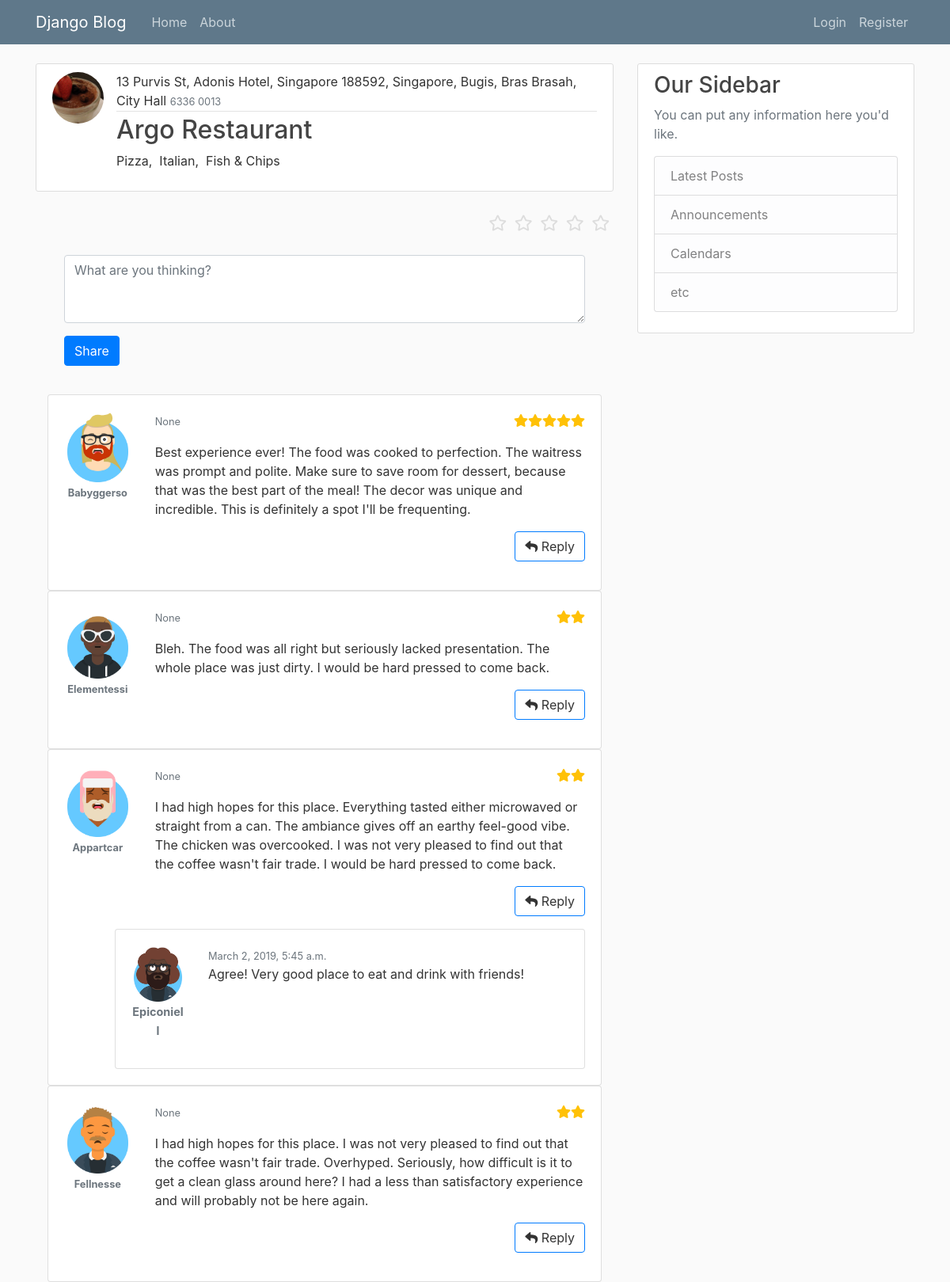
The page /restaurant/article/R00021 on the database its author committed.
### mysite/models.py (models this page shows, shortened)
class Restaurant(models.Model):
    restaurant_id = models.CharField(max_length=6, primary_key=True)
    name = models.CharField(max_length=50)
    category = models.ForeignKey(Category, on_delete=models.CASCADE)
    address = models.CharField(max_length=100)
    avg_price = models.DecimalField(max_digits=6, decimal_places=2)
    phone_number = models.CharField(max_length=15)
    description = models.TextField()
    start_time = models.TimeField()
    end_time = models.TimeField()
    restaurant_picture = models.ImageField(
        default='restaurant.jpg', upload_to='images/restaurant')
    class Meta:
        ordering = ['name']

class Comment(models.Model):
    comment_id = models.CharField(max_length=6, primary_key=True)
    restaurant = models.ForeignKey(Restaurant, on_delete=models.CASCADE)
    user = models.ForeignKey(Profile, on_delete=models.CASCADE)
    comment = models.TextField()
    rating = models.SmallIntegerField()
    comment_datetime = models.DateTimeField()
    class Meta:
        ordering = ['-comment_datetime']

class Reply(models.Model):
    reply_id = models.CharField(max_length=6, primary_key=True)
    comment = models.ForeignKey(Comment, on_delete=models.CASCADE)
    reply = models.TextField()
    reply_datetime = models.DateTimeField()
    user = models.ForeignKey(Profile, on_delete=models.CASCADE)
    class Meta:
        verbose_name_plural = "Replies"
        ordering = ['-reply_datetime']

### users/models.py (models this page shows, shortened)
class Profile(models.Model):
    user = models.OneToOneField(User, on_delete=models.CASCADE)
    image = models.ImageField(default='default.jpg', upload_to='profile_pics')

### mysite/views.py (the view)
# urls.py: path('restaurant/article/<str:pk>', views.detail, name='restaurant-detail-comment'),
def detail(request, pk):
    restaurant = get_object_or_404(Restaurant, pk=pk)
    context = {
        'restaurant': restaurant,
    }
    return render(request, 'mysite/restaurant_detail_comment.html', context)

### mysite/templatetags/mysite_range_loop.py (called while the page is built)
@register.filter
def get_range(value):
    return range(value)

### templates/mysite/restaurant_detail_comment.html (shortened to what this page needs)
{% extends "mysite/base.html" %}
{% load mysite_range_loop %}
{% block content %}
    <div>
        <article class="media content-section">
            <img alt="restaurant-picture" class="rounded-circle article-img"
                 src="../../media/{{ restaurant.restaurant_picture }}">
            <div class="media-body">
                <div class="article-metadata">
                    {{ restaurant.address }}
                    <small class="text-muted">{{ restaurant.phone_number }}</small>
                </div>
                <h2 class="article-title" href="#">{{ restaurant.name }}</h2>
                <p class="article-content">{{ restaurant.description }}</p>
            </div>
        </article>
        <p>
        <div class="container-fluid gedf-wrapper">
            <div class="row" >
                <div style="margin-left:auto; margin-right:0;">
                    <fieldset class="rating" >
                        <input type="radio" id="star5" name="rating" value="5"/><label class="full" for="star5"
                                                                                       title="Awesome - 5 stars"></label>
                        <input type="radio" id="star4" name="rating" value="4"/><label class="full" for="star4"
                                                                                       title="Pretty good - 4 stars"></label>
                        <input type="radio" id="star3" name="rating" value="3"/><label class="full" for="star3"
                                                                                       title="Meh - 3 stars"></label>
                        <input type="radio" id="star2" name="rating" value="2"/><label class="full" for="star2"
                                                                                       title="Kinda bad - 2 stars"></label>
                        <input type="radio" id="star1" name="rating" value="1"/><label class="full" for="star1"
                                                                                       title="Sucks big time - 1 star"></label>
                    </fieldset>
                </div>
                <div class="col-md-12 gedf-main">
                    <div class="card-body">
                        <div class="tab-content" id="myTabContent">
                            <div class="tab-pane fade show active" id="posts" role="tabpanel"
                                 aria-labelledby="posts-tab">
                                <div class="form-group">
                                    <textarea class="form-control" id="message" rows="3"
                                              placeholder="What are you thinking?"></textarea>
                                </div>
                            </div>
                        </div>
                        <div class="btn-toolbar justify-content-between">
                            <div class="btn-group">
                                <button type="submit" class="btn btn-primary">Share</button>
                            </div>
                        </div>
                    </div>
                </div>
            </div>
        </div>
        </p>
    </div>
    {% for comment in restaurant.comment_set.all %}
        <div class="container">
            <div class="card">
                <div class="card-body">
                    <div class="row">
                        <div class="col-md-2">
                            <img src="{{ comment.user.image.url }}" class="img img-rounded img-fluid"/>
                            <p class="text-secondary text-center"><strong
                                    style="font-size: .8rem">{{ comment.user.user.username }}</strong></p>
                        </div>
                        <div class="col-md-10 comment-box">
                            <p>
                                <small class="text-muted">{{ comment.comment_datetime }}</small>
                                {% for star in comment.rating|get_range %}
                                    <span class="float-right"><i class="text-warning fa fa-star"></i></span>
                                {% endfor %}
                            </p>
                            <p>{{ comment.comment }}</p>
                            <p>
                                <a class="float-right btn btn-outline-primary ml-2"> <i class="fa fa-reply"></i>
                                    Reply</a>
                            </p>
                        </div>
                    </div>
                    {% if comment.reply_set.all %}
                        <div class="card card-inner">
                            <div class="card-body">
                                {% for reply in comment.reply_set.all %}
                                    <div class="row">
                                        <div class="col-md-2">
                                            <img src="{{ reply.user.image.url }}"
                                                 class="img img-rounded img-fluid"/>
                                            <p class="text-secondary text-center"><strong
                                                    style="font-size: .9rem">{{ reply.user.user.username }}</strong>
                                            </p>
                                        </div>
                                        <div class="col-md-10 comment-box">
                                            <small class="text-muted">{{ reply.reply_datetime }}</small>
                                            <p>{{ reply.reply }}</p>
                                        </div>
                                    </div>
                                {% endfor %}
                            </div>
                        </div>
                    {% endif %}
                </div>
            </div>
        </div>
    {% endfor %}
{% endblock content %}

### mysite/static/mysite/main.css (style rules this page uses)
body { background: #fafafa; color: #333333; margin-top: 5rem; }
h1, h2, h3, h4, h5, h6 { color: #444444; }
.content-section { background: #ffffff; padding: 10px 20px; border: 1px solid #dddddd; border-radius: 3px; margin-bottom: 20px; }
.article-title { color: #444444; }
.article-content { white-space: pre-line; }
.article-img { height: 65px; width: 65px; margin-right: 16px; }
.article-metadata { padding-bottom: 1px; margin-bottom: 4px; border-bottom: 1px solid #e3e3e3 }
fieldset, label { margin: 0; padding: 0; }
.rating { border: none; float: left; }
.rating > label:before { margin: 5px; font-size: 1.25em; font-family: "Font Awesome 5 Free"; display: inline-block; content: "\f005"; }
.rating > label { color: #ddd; float: right; }
.gedf-wrapper { margin-top: 0.97rem; }
@media (min-width: 992px) { .gedf-main { padding-left: 1rem; padding-right: 1rem; } }
.card-inner { margin-left: 4rem; }
.col-md-10.comment-box { padding-bottom: 1rem; }

### rows shown on the page
Restaurant: restaurant_picture (picture), address "13 Purvis St, Adonis Hotel, Singapore 188592, Singapore, Bugis, Bras Brasah, City Hall", phone_number "6336 0013", name "Argo Restaurant", description "Pizza, Italian, Fish & Chips"
Comment: user.image (picture), user.user.username "Babyggerso", comment_datetime "None", rating 5 (drawn), comment "Best experience ever! The food was cooked to perfection. The waitress was prompt and polite. Make sure to save room for dessert, because that was the best part of the meal! The decor was unique and incredible. This is definitely a spot I'll be frequenting."
Comment: user.image (picture), user.user.username "Elementessi", comment_datetime "None", rating 2 (drawn), comment "Bleh. The food was all right but seriously lacked presentation. The whole place was just dirty. I would be hard pressed to come back."
Comment: user.image (picture), user.user.username "Appartcar", comment_datetime "None", rating 2 (drawn), comment "I had high hopes for this place. Everything tasted either microwaved or straight from a can. The ambiance gives off an earthy feel-good vibe. The chicken was overcooked. I was not very pleased to find out that the coffee wasn't fair trade. I would be hard pressed to come back."
Reply: user.image (picture), user.user.username "Epiconiell", reply_datetime "March 2, 2019, 5:45 a.m.", reply "Agree! Very good place to eat and drink with friends!"
Comment: user.image (picture), user.user.username "Fellnesse", comment_datetime "None", rating 2 (drawn), comment "I had high hopes for this place. I was not very pleased to find out that the coffee wasn't fair trade. Overhyped. Seriously, how difficult is it to get a clean glass around here? I had a less than satisfactory experience and will probably not be here again."
